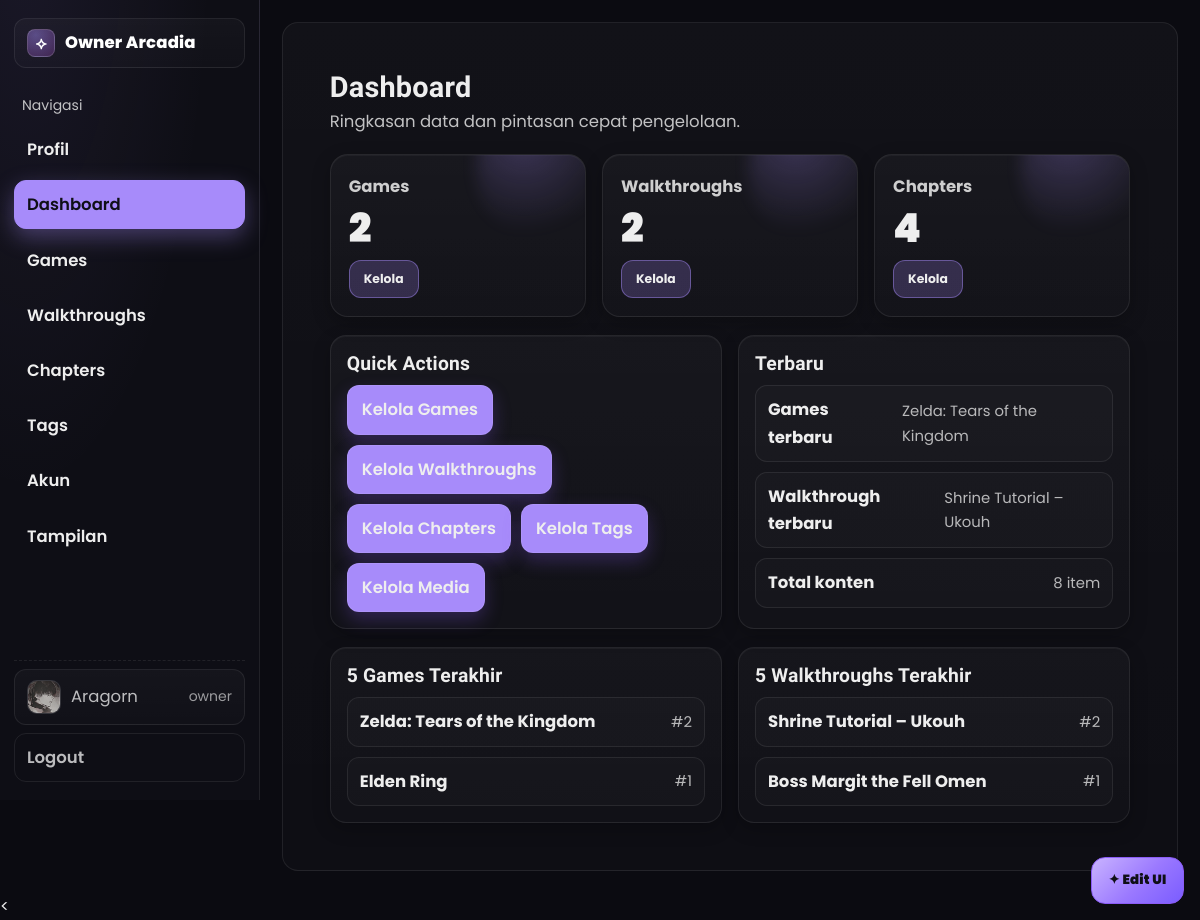
The app's page /public/admin/index.php (signed in) with its own data.
### tables this page shows
CREATE TABLE `users` (
  `id` int(11) NOT NULL,
  `name` varchar(120) NOT NULL,
  `full_name` varchar(100) DEFAULT NULL,
  `username` varchar(50) DEFAULT NULL,
  `email` varchar(150) NOT NULL,
  `password_hash` varchar(255) NOT NULL,
  `role` enum('OWNER','ADMIN','USER') NOT NULL DEFAULT 'USER',
  `avatar_url` varchar(255) DEFAULT NULL,
  `banner_url` varchar(255) DEFAULT NULL,
  `created_at` timestamp NOT NULL DEFAULT current_timestamp(),
  `last_login_at` datetime DEFAULT NULL,
  `bio` text DEFAULT NULL,
  `is_active` tinyint(1) NOT NULL DEFAULT 1,
  `updated_at` timestamp NULL DEFAULT current_timestamp() ON UPDATE current_timestamp()
);

CREATE TABLE `games` (
  `id` int(11) NOT NULL,
  `title` varchar(150) NOT NULL,
  `genre` varchar(80) DEFAULT NULL,
  `platform` varchar(80) DEFAULT NULL,
  `release_year` int(11) DEFAULT NULL,
  `image_url` varchar(255) DEFAULT NULL,
  `description` text DEFAULT NULL,
  `cover_blob` longblob DEFAULT NULL,
  `cover_mime` varchar(40) DEFAULT NULL,
  `cover_size` int(11) DEFAULT NULL,
  `image_original_url` text DEFAULT NULL,
  `cover_focus_x` int(11) DEFAULT NULL,
  `cover_focus_y` int(11) DEFAULT NULL
);

CREATE TABLE `walkthroughs` (
  `id` int(11) NOT NULL,
  `game_id` int(11) NOT NULL,
  `title` varchar(150) NOT NULL,
  `overview` text DEFAULT NULL,
  `difficulty` enum('Easy','Medium','Hard') DEFAULT 'Medium',
  `created_at` datetime NOT NULL DEFAULT current_timestamp(),
  `updated_at` datetime DEFAULT NULL,
  `cover_focus_x` tinyint(4) DEFAULT 50,
  `cover_focus_y` tinyint(4) DEFAULT 50
);

### lib/db.php (called while the page is built, shortened)
<?php
function db_all($mysqli, $sql, $params = [], $types = '')
{
  $stmt = $mysqli->prepare($sql);
  if ($params)
    $stmt->bind_param($types ?: str_repeat('s', count($params)), ...$params);
  $stmt->execute();
  $res = $stmt->get_result();
  $rows = $res ? $res->fetch_all(MYSQLI_ASSOC) : [];
  return $rows;
}
function db_one($mysqli, $sql, $params = [], $types = '')
{
  $rows = db_all($mysqli, $sql, $params, $types);
  return $rows[0] ?? null;
}
?>

### lib/helpers.php (called while the page is built, shortened)
<?php
function e($s)
{
  return htmlspecialchars((string) $s, ENT_QUOTES, 'UTF-8');
}
?>

### public/admin/index.php (the view, shortened to what this page needs)
<?php
require_once __DIR__ . '/_header.php';
require_once __DIR__ . '/../../lib/db.php';
$stats = [
  'games'    => (int)(db_one($mysqli, "SELECT COUNT(*) c FROM games")['c'] ?? 0),
  'walks'    => (int)(db_one($mysqli, "SELECT COUNT(*) c FROM walkthroughs")['c'] ?? 0),
  'chapters' => (int)(db_one($mysqli, "SELECT COUNT(*) c FROM chapters")['c'] ?? 0),
];
$latest_games = db_all($mysqli, "SELECT id, title FROM games ORDER BY id DESC LIMIT 5");
$latest_walks = db_all($mysqli, "SELECT id, title FROM walkthroughs ORDER BY id DESC LIMIT 5");
?>
<div class="admin-main">
  <div class="dash-wrap">
    <div class="page-head">
      <div>
        <h1>Dashboard</h1>
        <div class="page-sub">Ringkasan data dan pintasan cepat pengelolaan.</div>
      </div>
    </div>
    <section class="kpis">
      <div class="kpi">
        <div class="label">Games</div>
        <div class="value"><?= number_format($stats['games']) ?></div>
        <a class="badge" href="games.php">Kelola</a>
      </div>
      <div class="kpi">
        <div class="label">Walkthroughs</div>
        <div class="value"><?= number_format($stats['walks']) ?></div>
        <a class="badge" href="walkthroughs.php">Kelola</a>
      </div>
      <div class="kpi">
        <div class="label">Chapters</div>
        <div class="value"><?= number_format($stats['chapters']) ?></div>
        <a class="badge" href="chapters.php">Kelola</a>
      </div>
    </section>
    <section class="panels">
      <div class="panel">
        <h3>Quick Actions</h3>
        <div class="actions">
          <a class="btn" href="games.php">Kelola Games</a>
          <a class="btn" href="walkthroughs.php">Kelola Walkthroughs</a>
          <a class="btn" href="chapters.php">Kelola Chapters</a>
          <a class="btn" href="tags.php">Kelola Tags</a>
          <a class="btn" href="mediafiles.php">Kelola Media</a>
        </div>
      </div>
      <div class="panel">
        <h3>Terbaru</h3>
        <ul class="list">
          <?php if (!empty($latest_games)): ?>
            <li class="item">
              <div class="title">Games terbaru</div>
              <div class="meta"><?= e($latest_games[0]['title'] ?? '-') ?></div>
            </li>
          <?php endif; ?>
          <?php if (!empty($latest_walks)): ?>
            <li class="item">
              <div class="title">Walkthrough terbaru</div>
              <div class="meta"><?= e($latest_walks[0]['title'] ?? '-') ?></div>
            </li>
          <?php endif; ?>
          <li class="item">
            <div class="title">Total konten</div>
            <div class="meta"><?= number_format($stats['games'] + $stats['walks'] + $stats['chapters']) ?> item</div>
          </li>
        </ul>
      </div>
    </section>
    <section class="panels">
      <div class="panel">
        <h3>5 Games Terakhir</h3>
        <ul class="list">
          <?php foreach ($latest_games as $g): ?>
            <li class="item">
              <div class="title"><?= e($g['title']) ?></div>
              <div class="meta">#<?= (int)$g['id'] ?></div>
            </li>
          <?php endforeach; ?>
        </ul>
      </div>
      <div class="panel">
        <h3>5 Walkthroughs Terakhir</h3>
        <ul class="list">
          <?php foreach ($latest_walks as $w): ?>
            <li class="item">
              <div class="title"><?= e($w['title']) ?></div>
              <div class="meta">#<?= (int)$w['id'] ?></div>
            </li>
          <?php endforeach; ?>
        </ul>
      </div>
    </section>
  </div>
</div>
<?php require_once __DIR__ . '/_footer.php'; ?>

### public/admin/_header.php (shortened to what this page needs)
<?php
$ROOT = dirname(__DIR__, 2);
require_once $ROOT . '/config.php';
require_once $ROOT . '/lib/helpers.php';
require_once $ROOT . '/lib/db.php';
$path = (string)($_SERVER['REQUEST_URI'] ?? '');
function active(string $needle, string $path): string {
  return (strpos($path, $needle) !== false) ? 'is-active' : '';
}
$me  = $_SESSION['user'] ?? [];
$uid = (int)($me['id'] ?? 0);
if ($uid > 0) {
  $row = db_one($mysqli, "SELECT name, role, avatar_url FROM users WHERE id=?", [$uid], 'i');
  if ($row) {
    $me = $_SESSION['user'];
  }
}
$userName   = e($me['name'] ?? 'Admin');
$userRole   = strtolower((string)($me['role'] ?? 'admin'));
$userAvatar = trim((string)($me['avatar_url'] ?? ''));
$meFull  = function_exists('current_user') ? current_user() : ($_SESSION['user'] ?? null);
$isOwner = $meFull && strtoupper($meFull['role'] ?? '') === 'OWNER';
function app_setting($k,$def=''){
  global $mysqli;
  $has = $mysqli->query("SHOW TABLES LIKE 'app_settings'");
  $row = db_one($mysqli,"SELECT value FROM app_settings WHERE `key`=?",[$k],'s');
  return $row['value'] ?? $def;
}
$APP_LOGO = app_setting('site_logo_url','');
?>
<!doctype html>
<html lang="id">
<head>
  <link rel="stylesheet" href="/arcadia/assets/styles.css" />
</head>
<body>
<div class="admin-layout">
  <aside class="sidenav" id="sidenav" data-collapsed="false">
    <div class="brand">
      <?php if ($APP_LOGO): ?>
        <img src="<?= e($APP_LOGO) ?>" alt="Logo" style="height:28px;width:auto;display:block">
        <div>Owner Arcadia</div>
      <?php else: ?>
        <div class="brand-badge">⟡</div>
        <div>Owner Arcadia</div>
      <?php endif; ?>
    </div>
    <div class="nav-section">
      <div class="nav-title">Navigasi</div>
      <ul class="nav-list">
        <li><a class="nav-link <?= active('/admin/profile.php', $path) ?> <?= active('/admin/admin-info.php', $path) ?>" href="/arcadia/public/admin/profile.php">Profil</a></li>
        <li><a class="nav-link <?= active('/admin/index.php', $path) ?>" href="/arcadia/public/admin/">Dashboard</a></li>
        <li><a class="nav-link <?= active('/admin/games.php', $path) ?>" href="/arcadia/public/admin/games.php">Games</a></li>
        <li><a class="nav-link <?= active('/admin/walkthroughs.php', $path) ?>" href="/arcadia/public/admin/walkthroughs.php">Walkthroughs</a></li>
        <li><a class="nav-link <?= active('/admin/chapters.php', $path) ?>" href="/arcadia/public/admin/chapters.php">Chapters</a></li>
        <li><a class="nav-link <?= active('/admin/tags.php', $path) ?>" href="/arcadia/public/admin/tags.php">Tags</a></li>
        <?php if ($isOwner): ?>
          <li><a class="nav-link <?= active('/admin/users.php', $path) ?>" href="/arcadia/public/admin/users.php">Akun</a></li>
        <?php endif; ?>
        <?php if ($isOwner): ?>
          <li><a class="nav-link <?= active('/admin/appearance.php', $path) ?>" href="/arcadia/public/admin/appearance.php">Tampilan</a></li>
        <?php endif; ?>
      </ul>
    </div>
    <div class="nav-foot">
      <a class="user-chip" href="/arcadia/public/admin/profile.php" title="Kelola profil">
        <div class="avatar">
          <?php if ($userAvatar !== ''): ?>
            <img src="<?= e($userAvatar) ?>" alt="Avatar">
          <?php else: ?>
            <?= e(mb_strtoupper(mb_substr($userName,0,1))) ?>
          <?php endif; ?>
        </div>
        <div><?= $userName ?></div>
        <span class="role"><?= e($userRole) ?></span>
      </a>
      <a class="logout" href="/arcadia/public/logout.php">Logout</a>
    </div>
  </aside>
  <div class="admin-main">
    <div class="container">

### assets/styles.css (style rules this page uses)
:root { --font-body: 'Poppins', system-ui, -apple-system, 'Segoe UI', Roboto, Ubuntu, 'Helvetica Neue', Arial, 'Noto Sans', sans-serif; --font-heading: 'Rajdhani', system-ui, -apple-system, 'Segoe UI', Roboto, Ubuntu, 'Helvetica Neue', Arial, 'Noto Sans', sans-serif; }
.brand { display: flex; align-items: center; gap: .55rem; font-weight: 800; color: #fff; letter-spacing: .3px }
.nav-link { position: relative; display: inline-block; padding: .55rem .9rem; border-radius: .7rem; color: #d1d5db; border: 1px solid transparent; transition: transform .18s ease, background .25s ease, color .18s ease; will-change: transform; }
.nav-link::after { content: ""; position: absolute; left: .9rem; right: .9rem; bottom: .35rem; height: 2px; background: linear-gradient(90deg, #8b5cf6, #a78bfa); transform: scaleX(0); transform-origin: left; transition: transform .22s ease; border-radius: 2px; opacity: .9; }
:root { --bg1: #0b0b10; --bg2: #160b2e; --card: #0f1020; --text: #e5e7eb; --muted: #9ca3af; --primary: #8b5cf6; --accent: #a78bfa; --ring: rgba(139, 92, 246, .25); --border: rgba(255, 255, 255, .08); --container: 1320px; --gutter: 1.5rem; }
* { box-sizing: border-box }
html, body { height: 100% }
body { margin: 0; font-family: Inter, system-ui, -apple-system, Segoe UI, Roboto, Ubuntu, "Helvetica Neue", Arial, "Noto Sans", sans-serif; color: var(--text); background: linear-gradient(160deg, var(--bg2) 0%, #0a0617 35%, #050509 70%, #000 100%); background-attachment: fixed; }
.container { max-width: 1080px; margin: 0 auto; padding: 1.25rem }
h1, h2, h3 { margin: .25rem 0 .5rem }
h1 { font-size: 1.75rem; letter-spacing: .2px }
a { color: var(--primary); text-decoration: none }
.btn { display: inline-block; background: var(--primary); color: #0b0b10; padding: .65rem 1.05rem; border-radius: .9rem; border: 1px solid transparent; cursor: pointer; font-weight: 600; box-shadow: 0 8px 18px rgba(139, 92, 246, .25); }
:root { --input-bg: rgba(255, 255, 255, .06); }
.brand { font-weight: 800; color: #fff; letter-spacing: .4px }
.badge { display: inline-block; font-size: .75rem; color: #e9d5ff; background: rgba(139, 92, 246, .2); border: 1px solid var(--border); border-radius: 999px; padding: .15rem .6rem }
:root { --container: 1320px; --gutter: 1.5rem; }
html { font-size: 16.5px; }
body { line-height: 1.6; }
.container { max-width: var(--container) !important; padding: var(--gutter) !important; }
body, input, button, select, textarea, a, p, li, td, .small { font-family: var(--font-body) !important; font-weight: 400; line-height: 1.65; -webkit-font-smoothing: antialiased; -moz-osx-font-smoothing: grayscale; }
.nav-link, .nav-cta, .btn, label, th { font-family: var(--font-body) !important; font-weight: 600 !important; }
h1, h2, h3 { font-family: var(--font-heading) !important; font-weight: 700 !important; letter-spacing: .2px; line-height: 1.2; }
::placeholder { font-family: var(--font-body); }
.table, .badge, .kbd, code, pre { font-feature-settings: "lnum" 1, "tnum" 1; }
:root { --nav-height: 64px; }
html { scroll-behavior: smooth; }
.avatar { width: 44px; height: 44px; border-radius: 50%; border: 1px solid var(--border); background: radial-gradient(80px 40px at -20% -10%, rgba(139, 92, 246, .35), transparent 60%), linear-gradient(180deg, rgba(255, 255, 255, .06), rgba(255, 255, 255, .02)); display: grid; place-items: center; color: #fff; font-weight: 800; letter-spacing: .4px; }
.avatar::after { content: attr(data-initial); }

### records on screen
users: avatar_url (picture), name "Aragorn", role "owner"
games: title "Zelda: Tears of the Kingdom", id "2"
walkthroughs: title "Shrine Tutorial – Ukouh", id "2"
games: title "Elden Ring", id "1"
walkthroughs: title "Boss Margit the Fell Omen", id "1"

### other values on screen
$stats['games'] "2"
$stats['walks'] "2"
$stats['chapters'] "4"
$stats['games'] + $stats['walks'] + $stats['chapters'] "8"
